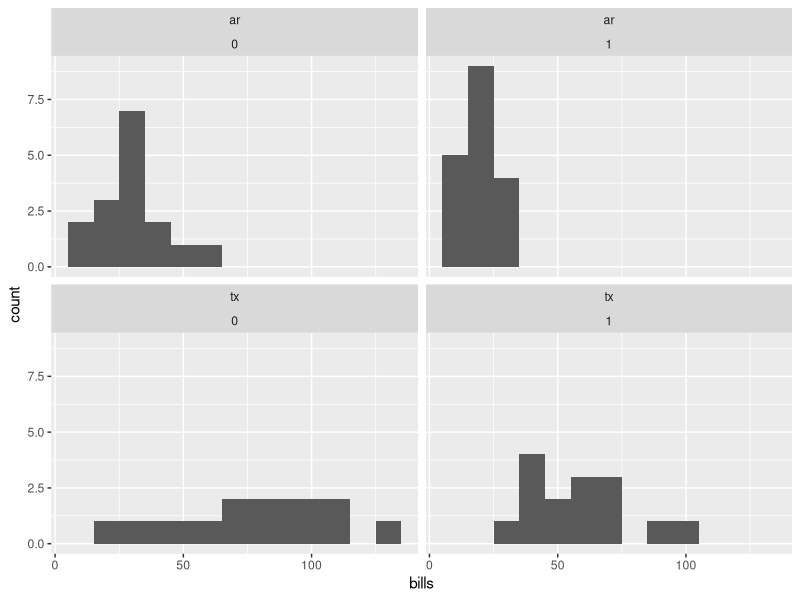

The R source for this figure:
setwd("C:/Users/Ross/Documents/GitHub/rross/MIDS/FieldExperiments/PS2")
#setwd("F:/Docs/Personal/rross/MIDS/FieldExperiments/PS2")
library(ggplot2)

###########################
### Functions

assign_treat <- function(n0, n1){
  return(sample(c(rep(0,n0),rep(1,n1))))
}

run_sim <- function(subjects, n0, n1){
  assign <- assign_treat(n0, n1)
  ate <- mean(subjects[assign==1]) - mean(subjects[assign==0])
  return(ate)
}

calc_est_se <- function(group, outcome){
  y0 <- outcome[group==0]
  y1 <- outcome[group==1]
  m <- length(y1)
  N <- m + length(y0)
  v0 <- var(y0)
  v1 <- var(y1)
  return(sqrt(v0/(N-m) + v1/m))
}

calc_est_ate <- function(group, outcome){
   return(mean(outcome[group==1]) - mean(outcome[group==0]))
}

#########################
### (1) Problem 3.6

# read & organize a csv created from the book
p36_df <- read.csv('ex3_6_data.csv')
n <- c(448,510)
p36_df <- transform(p36_df, y0 = round(y0/sum(y0)*n[1]), y1 = round(y1/sum(y1)*n[2]))

# estimate ate
est_ate <- with(p36_df, sum((y1/sum(y1) - y0/sum(y0))*rating))

p36_df$all <- p36_df$y0 + p36_df$y1

subjects <- with(p36_df, rep(rating, all))

iter = 10000
rand_ate <- replicate(iter, run_sim(subjects, n[1], n[2]))

# how many bigger?
n_bigger = sum(rand_ate >= est_ate)
n_bigger

# one-tailed p-value estimate
n_bigger/iter

# how many bigger abs?
n_bigger_abs = sum(abs(rand_ate) >= est_ate)
n_bigger_abs

# two-tailed p-value estimate
n_bigger_abs/iter

#ggplot(data.frame(ATE = rand_ate), aes(x=ATE)) + geom_density() + geom_vline(xint=est_ate, col='blue')


#############################
### (2) Problem 3.7

y0 = c(1,0,0,4,3)
y1 = c(2,11,14,0,3)

all_possible <- function(subjects, n1){
  all_assign <- t(
                combn(
                  1:length(subjects),
                  n1,
                  function(x){
                    zs <- rep(0,length(subjects))
                    zs[x] <- 1
                    return(zs)
                    }
                  )
                )
  
  return(
    apply(all_assign,1,function(x){
      return(mean(subjects[x==1]) - mean(subjects[x==0]))
      })
    )
}

all_rand <- all_possible(c(y0,y1-7), length(y1))
sum(all_rand >= mean(y1-7) - mean (y0)) / length(all_rand)
sum(all_rand >= mean(y1-7) - mean (y0)) / length(all_rand)

# Use a one-sided test because we have a specific hypothesis
# that weight loss will be positive not just a change in direction


#############################
### (3) Problem 3.8

# load data as data frame w/ 3 columns
# st denotes the state: tx or ar
# group is 0 (4 year term) or 1 (2 year term)
# bills is the number of bills introduced

p38_df <- read.csv('ex3_8_data.csv')

# (a)
est_ate <- c(
  ar = with(subset(p38_df, st == 'ar'), calc_est_ate(group, bills)),
  tx = with(subset(p38_df, st == 'tx'), calc_est_ate(group, bills))
  )
est_ate

# (b)
est_se <- c(
  ar = with(subset(p38_df, st == 'ar'), calc_est_se(group, bills)),
  tx = with(subset(p38_df, st == 'tx'), calc_est_se(group, bills))
  )
est_se

# (c)
n_st <- c(
  ar=sum(p38_df$st == 'ar'),
  tx=sum(p38_df$st == 'tx')
  )

calc_block_ate <- function(ates, ns){
  return(sum(ates * ns) / sum(ns))
}

block_ate <- calc_block_ate(est_ate, n_st)
block_ate

# (d)
# Why just pooling would be biased?
# Equal numbers of control in each group
# but more treatment in Arkansas. Because AR senators
# typically introduced fewer bills, this would bias the average 
# bills introduced by the treatment group lower and
# exagerate the negative treatment effect.

#(e)
total_ate_se <- sqrt(
  est_se['ar']^2 * n_st['ar'] / nrow(p38_df) + 
    est_se['tx']^2 * n_st['tx'] / nrow(p38_df)
  )
unname(total_ate_se)

# (f)
# Randomization Inference w/ blocking?
# Need to randomize by block!

# function to cacluate random inference with blocks
# n_bg is just a table of blocks and groups
# it's ncessary in the function but faster to calculate once before hand
# instead of every time

run_block_sim <- function(block, group, outcome, n_bg = table(block, group)){
  ates <- c()
  ns <- c()
  for(blocki in unique(block)){
    assign <- assign_treat(n_bg[blocki,'0'], n_bg[blocki,'1'])
    ates[blocki] <- calc_est_ate(assign, outcome[block == blocki])
    ns[blocki] <- sum(n_bg[blocki,])
  }
  
  return(calc_block_ate(ates, ns))
}

block <- p38_df$st
group <- p38_df$group
outcome <- p38_df$bills
n_bg <- table(block, group)

iter = 10000
rand_ate <- replicate(iter, run_block_sim(block, group, outcome, n_bg))
sum(rand_ate > abs(block_ate)) / iter

#ggplot(data.frame(ATE = rand_ate), aes(x=ATE)) + geom_density() + geom_vline(xint=block_ate, col='blue')

# Histograms
ggplot(p38_df, aes(x=bills)) + geom_histogram(binwidth=10) + facet_wrap(st~group)


#############################
### (4) Problem 3.11

# calculate cluster standard errors

calc_cluster_se <-function(y0,y1,m,cluster){
  k <- length(unique(cluster))
  N <- length(y0)
    
  cluster_means <- aggregate(data.frame(y0=y0, y1=y1),list(cluster=cluster),mean)
  
  # R uses n-1 to calculate variance
  # but we are computing actual variance, not estimating
  # so want to adjust the values
  sigma <- cov(cluster_means[,c('y0','y1')]) * k / (k-1)
  
  return(sqrt(1/(k-1)*(m/(N-m)*sigma[1,1] + (N-m)/m*sigma[2,2]) + 2*sigma[1,2]))

}

y0 <- c(0,1,2,4,4,6,6,9,14,15,16,16,17,18)
y1 <- c(0,0,1,2,0,0,2,3,12,9,8,15,5,17)

# (a)
cluster <- rep(1:7,each=2)
calc_cluster_se(y0,y1,m=3*2,cluster=cluster)

# (b)
cluster <- c(1:7,7:1)
calc_cluster_se(y0,y1,m=3*2,cluster=cluster)


#############################
### (5) iPhones

N = 1000000
p1 = .007
p2 = .005

### (b)

calc_ci <- function(p1,p2,n1,n2){
  x1 = p1*n1
  x2 = p2*n2
  xbar = p1-p2
  p = (x1+x2)/(n1+n2)
  se = sqrt(p*(1-p)*(1/n1 + 1/n2))
  ci = c(xbar - se*1.96, xbar + se*1.96)
  return(ci)
}


n1 = N*.5
n2 = N*.5

ci1 <- calc_ci(p1,p2,n1,n2)
ci1

### (d)

n1 = 0.99*N
n2 = 0.01*N
ci2 <- calc_ci(p1,p2,n1,n2)
ci2[2] - ci2[1]


#############################
### (6) Auction

auction_df <- read.csv('list_luckingreiley_auction_data.csv')

# treatment = theoretically lower bids

# (a)

est_ate <- with(auction_df, calc_est_ate(uniform_price_auction, bid))
est_se <- with(auction_df, calc_est_se(uniform_price_auction, bid))
# could also have used regression to calculate these
reg_summary <- summary(lm(bid~uniform_price_auction, auction_df))

ci <- est_ate + 1.96*est_se*c(-1, 1)
ci

# (b)
# p-value with regression
p_reg <- reg_summary$coef[2,4]

# p-value with randomization inference
n0 <- sum(auction_df$uniform_price_auction==0)
n1 <- sum(auction_df$uniform_price_auction==1)

iter <- 10000
rand_ate <- replicate(iter, run_sim(auction_df$bid, n0, n1))

p_rand <- sum(abs(rand_ate) > abs(est_ate)) / iter

p_reg
p_rand

# not much different, (usually the case for samples > 50)
# if the sample size was smaller then we could start to see
# bigger differences